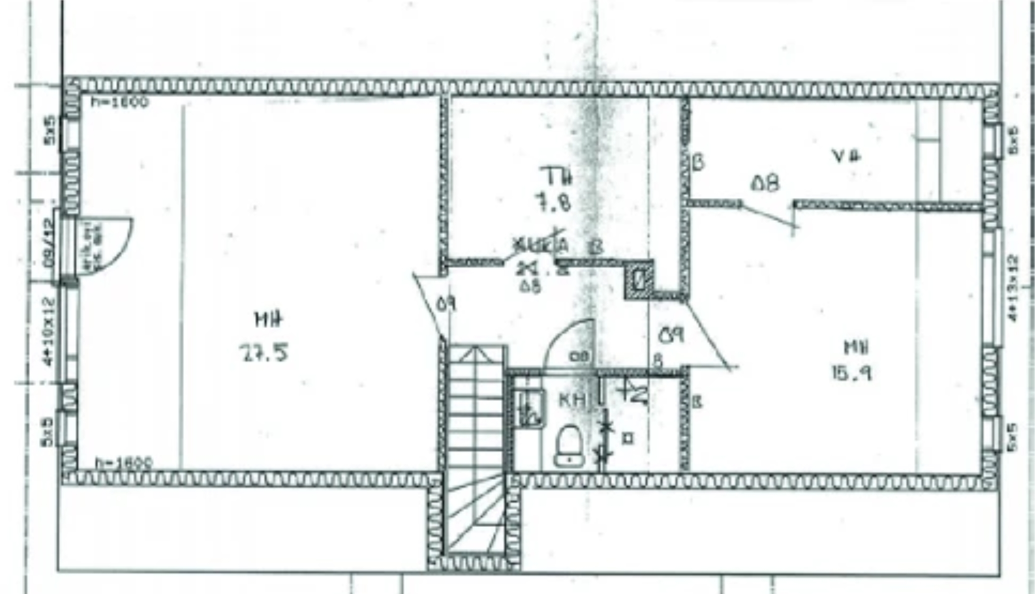
#> input picture src/samples/plan02.jpeg, 2070 x 1187 px (shown at 1/2 size)
$ python -i python-floorplan-eval.py   (imports and definitions only)
#> lines starting #> are read from the running program, lines starting #| are printed output that depends on the picture; after the words box and inside, x2 and y2 are one past the last pixel; in counts of white or black regions, pixels touching at a corner belong together
#> further down, picture is the input picture: shape (1187, 2070, 3); mean B, G, R 236.3, 236.6, 233.5
"""Compare preprocessing/post-processing variants for the OpenBIM ONNX model.

This is an experiment harness, not part of the app runtime. It answers whether
Python-side CV preprocessing (annotation removal, dark-CAD inversion, opening
probability boosting) improves the segmentation on raster plans.

Requirements:
    pip install --user onnxruntime opencv-python-headless numpy

Usage:
    python scripts/python-floorplan-eval.py \
        --model debug/models/openbim-floorplan.onnx \
        --size 512
"""

from __future__ import annotations

import argparse
from pathlib import Path

import cv2
import numpy as np
import onnxruntime as ort

MEAN = np.array([0.485, 0.456, 0.406], dtype=np.float32)
STD = np.array([0.229, 0.224, 0.225], dtype=np.float32)
# RGB colors used by the app's overlay
PALETTE_RGB = {
    1: (128, 138, 239),  # wall
    2: (162, 221, 119),  # door (OpenBIM class 3)
    3: (231, 188, 123),  # window (OpenBIM class 2)
}
# OpenBIM class order: 0 background, 1 wall, 2 window, 3 door
ROLE_BY_CLASS = {1: "wall", 2: "window", 3: "door"}
ROLE_COLOR_RGB = {
    "wall": (128, 138, 239),
    "door": (162, 221, 119),
    "window": (231, 188, 123),
}


# [21 lines left out: function remove_annotations, not called in this run]


def preprocess_dark_cad(img_bgr: np.ndarray) -> np.ndarray:
    gray = cv2.cvtColor(img_bgr, cv2.COLOR_BGR2GRAY)
    inverted = 255 - gray
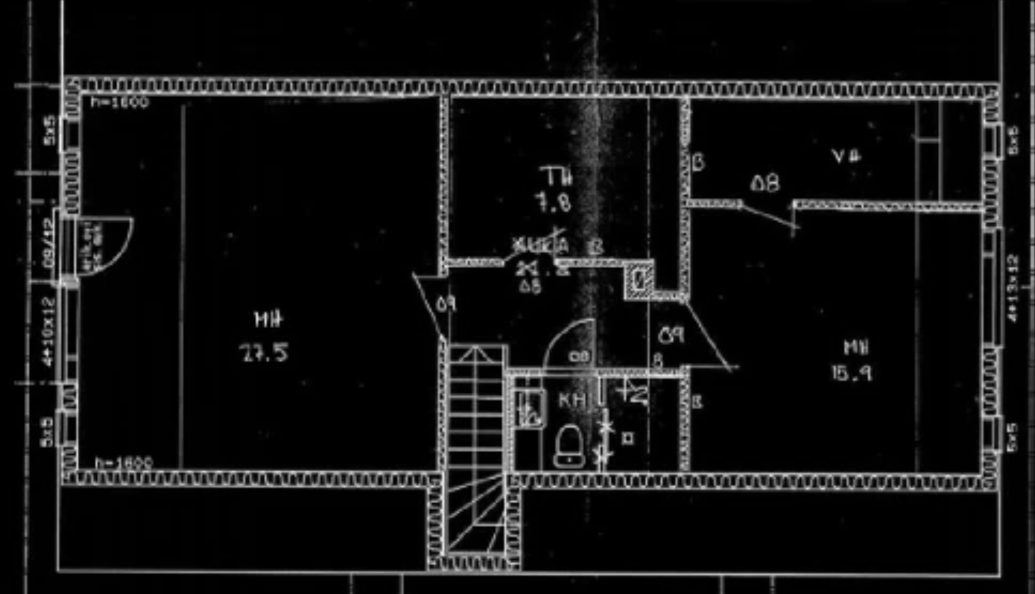
#> inverted: shape (1187, 2070) (shown at 1/2 size); min 0, max 248, mean 19.4
    clahe = cv2.createCLAHE(clipLimit=3.0, tileGridSize=(8, 8))
    enhanced = clahe.apply(inverted)
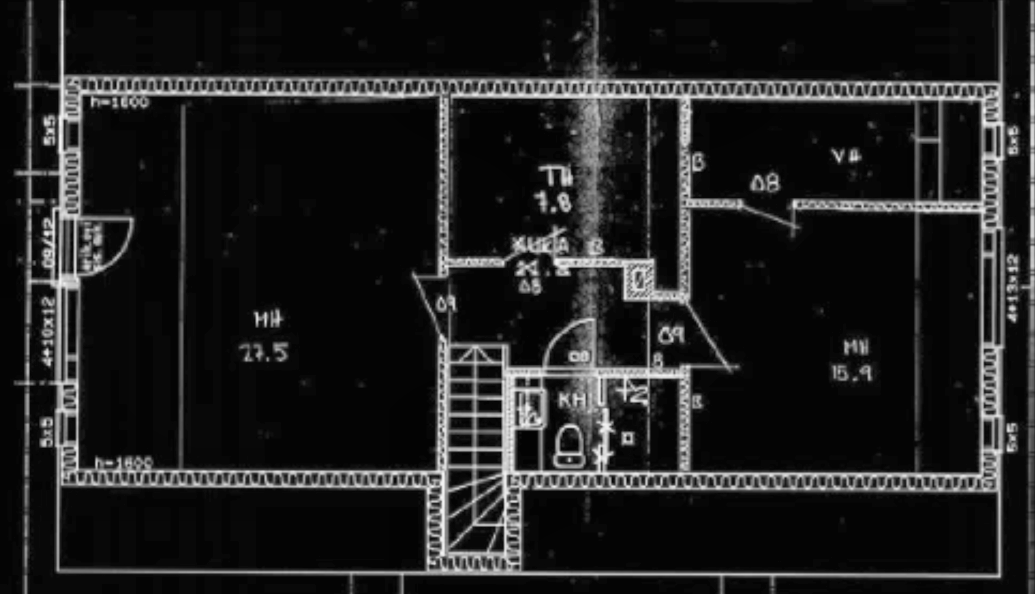
#> enhanced: shape (1187, 2070) (shown at 1/2 size); min 3, max 252, mean 32.3
    _, binary = cv2.threshold(enhanced, 200, 255, cv2.THRESH_BINARY)
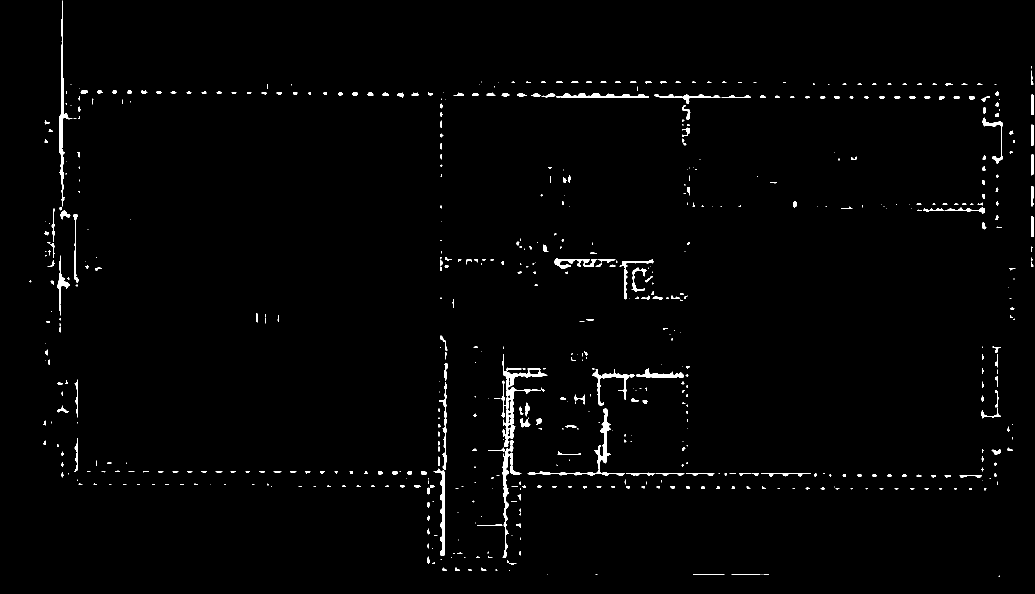
#> binary: shape (1187, 2070) (shown at 1/2 size); 1.3% white; 625 white regions (320 under 20 px), largest, box (x1, y1, x2, y2) and area: (1004, 708, 1095, 894) 2553, (1055, 817, 1250, 951) 1823, (118, 1, 145, 413) 1689
    result = cv2.addWeighted(enhanced, 0.4, binary, 0.6, 0)
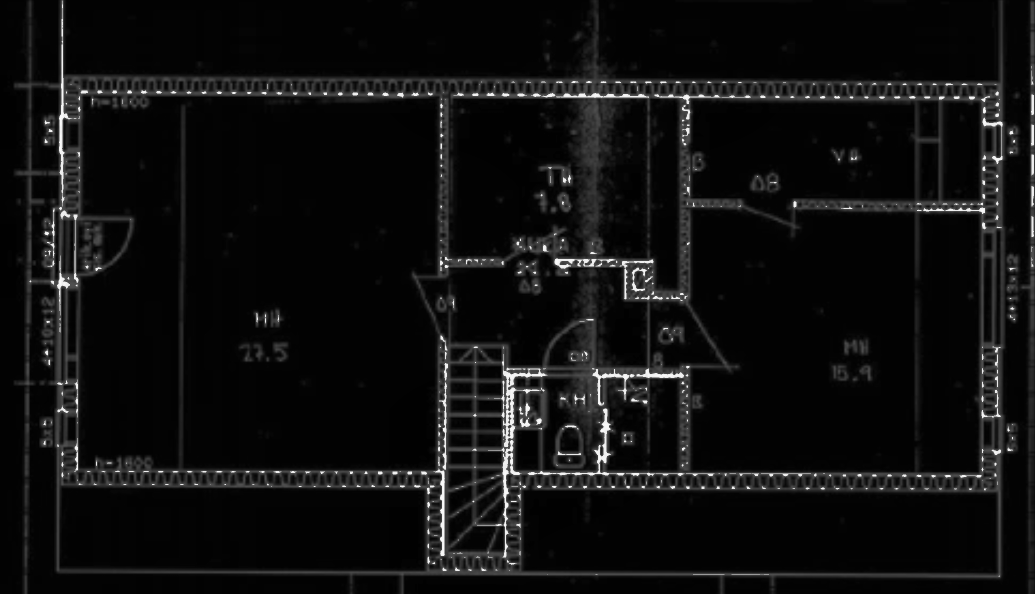
#> result: shape (1187, 2070) (shown at 1/2 size); min 1, max 254, mean 15.1
    return cv2.cvtColor(result, cv2.COLOR_GRAY2RGB)


# [10 lines left out: function letterbox, not called in this run]


def stretch(img_bgr: np.ndarray, size: int):
    return cv2.resize(img_bgr, (size, size))


# [106 lines left out: functions to_tensor, postprocess, overlay, run_variant, main, not called in this run]


# [2 lines not run here, left out]

>>> import cv2
>>> picture = cv2.imread('../src/samples/plan02.jpeg')
>>> result = preprocess_dark_cad(picture)

$ run again, on src/samples/plan01.jpeg
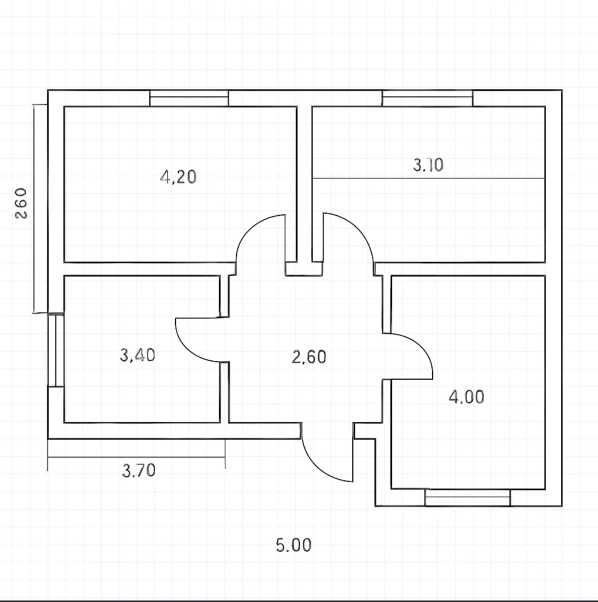
#> input picture src/samples/plan01.jpeg, 1195 x 1203 px (shown at 1/2 size)
#> picture is the input picture: shape (1203, 1195, 3); mean B, G, R 246.7, 246.6, 246.6
#> in preprocess_dark_cad, `_, binary = cv2.threshold(enhanced, 200, 255, cv2.THRESH_BINARY)`:
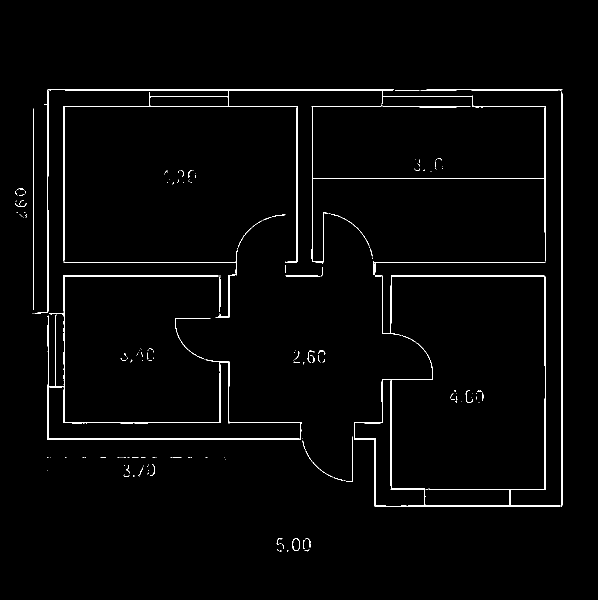
#> binary: shape (1203, 1195) (shown at 1/2 size); 1.9% white in thin lines or dots, all inside (x1, y1, x2, y2) = (0, 179, 1195, 1203)
#> in preprocess_dark_cad, `result = cv2.addWeighted(enhanced, 0.4, binary, 0.6, 0)`:
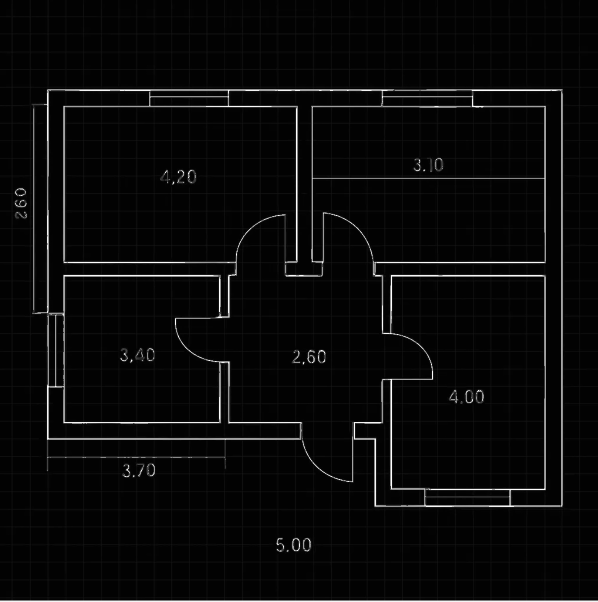
#> result: shape (1203, 1195) (shown at 1/2 size); min 2, max 255, mean 9.2
